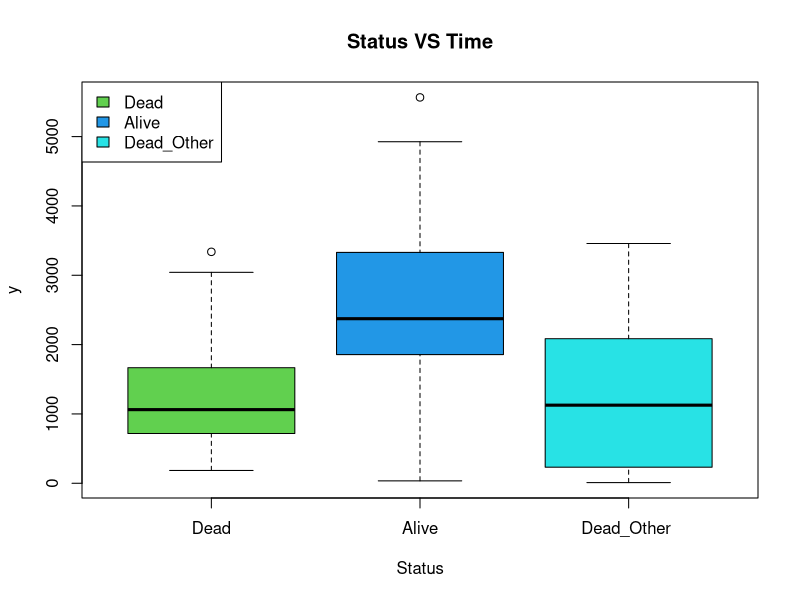
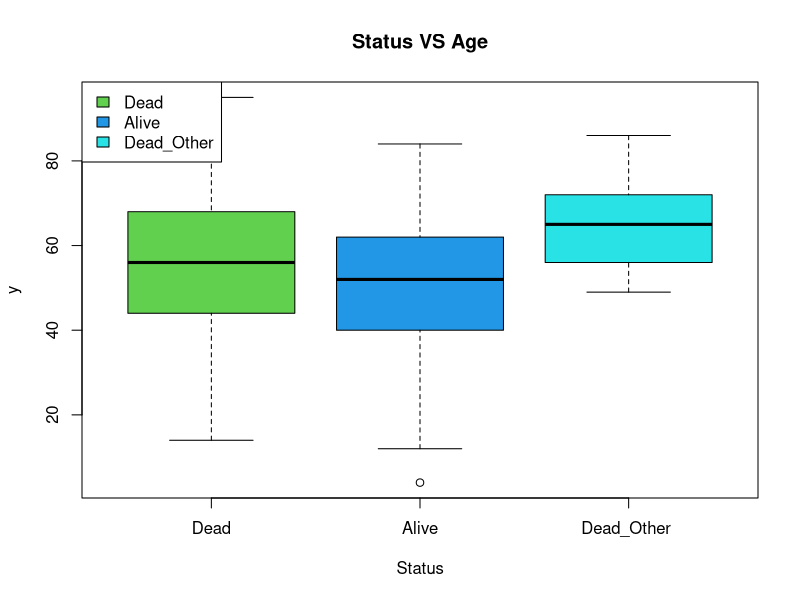
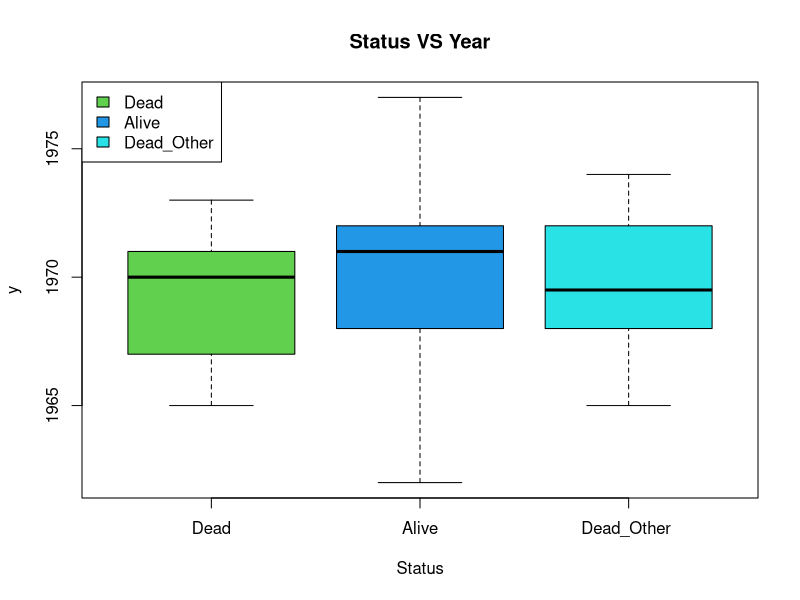
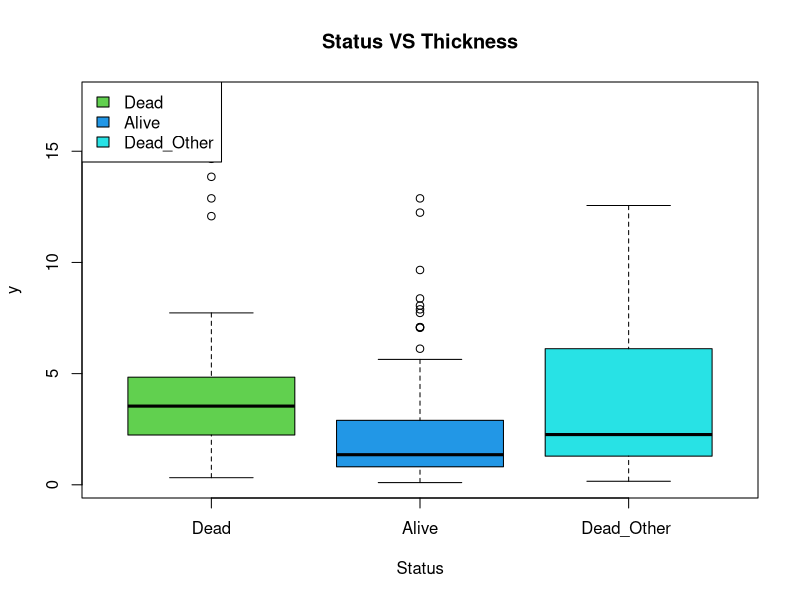

The R source for these figures, in order: (Note: this script raises an error after producing the figures.)
library(MASS)
str(Melanoma)
Melanoma
help("Melanoma")


sex = factor(Melanoma$sex,labels = c("Female", "Male"))
status = factor(Melanoma$status,labels = c( "Dead","Alive","Dead_Other "))
ulcer = factor(Melanoma$ulcer,labels = c( "Absence","Presence"))
time=Melanoma$time
age=Melanoma$age
year=Melanoma$year
thickness=Melanoma$thickness



#Melanoma$sex
sex
ftable(sex)
#Melanoma$status
status
ftable(status)
#Melanoma$ulcer
ulcer
ftable(ulcer)
#Melanoma$time
time

#Melanoma$age
age

#Melanoma$year
year

#Melanoma$thickness
thickness

#Question 1a.

#Tables (Status VS Time, Sex, Age, Year, Thickness, Ulcer)

status_time =table(status,time)
status_time_add =addmargins(table(status,time))
status_time
status_time_add



status_age =table(status,age)
status_age_add =addmargins(table(status,age))
status_age
status_age_add


status_year =table(status,year)
status_year_add =addmargins(table(status,year))
status_year
status_year_add


status_thickness =table(status,thickness)
status_thickness_add =addmargins(table(status,thickness))
status_thickness
status_thickness_add


status_sex =table(status,sex)
status_sex_add=addmargins(table(status,sex))
status_sex
status_sex_add
prop.table(status_sex_add)
prop.table(status_sex_add,1)
prop.table(status_sex_add,2)



status_ulcer =table(status,ulcer)
status_ulcer_add =addmargins(table(status,ulcer))
status_ulcer
status_ulcer_add
prop.table(status_ulcer_add)
prop.table(status_ulcer_add,1)
prop.table(status_ulcer_add,2)

#Question 1a..
#Plot of Tables (Status VS Time, Sex, Age, Year, Thickness, Ulcer)

status_time_plot = plot(status,time, xlab="Status",
main="Status VS Time",col=3:5)
legend("topleft",legend=c("Dead","Alive", "Dead_Other"),fill=3:5)


status_age_plot = plot(status,age, xlab="Status",
main="Status VS Age",col=3:5)
legend("topleft",legend=c("Dead","Alive", "Dead_Other"),fill=3:5)

status_year_plot = plot(status,year, xlab="Status",
main="Status VS Year",col=3:5)
legend("topleft",legend=c("Dead","Alive", "Dead_Other"),fill=3:5)

status_year_plot = plot(status,thickness, xlab="Status",
main="Status VS Thickness",col=3:5)
legend("topleft",legend=c("Dead","Alive", "Dead_Other"),fill=3:5)

status_sex =table(status,sex)
status_sex_add=addmargins(table(status,sex))
status_sex
status_sex_add

status_ulcer =table(status,ulcer)
status_ulcer_add =addmargins(table(status,ulcer))
status_ulcer
status_ulcer_add

y




# Question 1d
#Factor(sex,status,ulcer)
sex = factor(Melanoma$sex,labels = c("Female", "Male"))
status = factor(Melanoma$status,labels = c( "Dead","Alive","Other_Dead "))
ulcer = factor(Melanoma$ulcer,labels = c( "Absence","Presence"))

#Flat table of Status, Ulcer and sex
#Melanoma$sex
ftable(sex)
#Melanoma$status
ftable(status)
#Melanoma$ulcer
ftable(ulcer)

# All Together
ftable(status,ulcer,sex)

plot(yrs.since.phd,yrs.service)



#status: Categorical(normal)
#sex: Categorical (normal)
#year: Categorical (ordinal)
#ulcer: Categorical(normal)


#time: Numerical (continuous) 
#age: Numerical (continuous)
#thickness: Numerical (continuous)

plot(time,age,main="Survival time in days(Time) VS Patients Age in Year (Age)")

plot(time,thickness,main="Survival time in days(Time) VS Tumour Thickness in mm (Thickness)")

plot(age,thickness,main="Patients Age in Year (Age) VS Tumour Thickness in mm (Thickness)")

plot(age,time,main="Patients Age in Year (Age) VS Survival time in days(Time)")

plot(thickness,time,main=" Tumour Thickness in mm (Thickness) VS Survival time in days(Time)")

plot(thickness,age,main=" Tumour Thickness in mm (Thickness) VS Patients Age in Year (Age)")



ftable(status,ulcer,sex)
